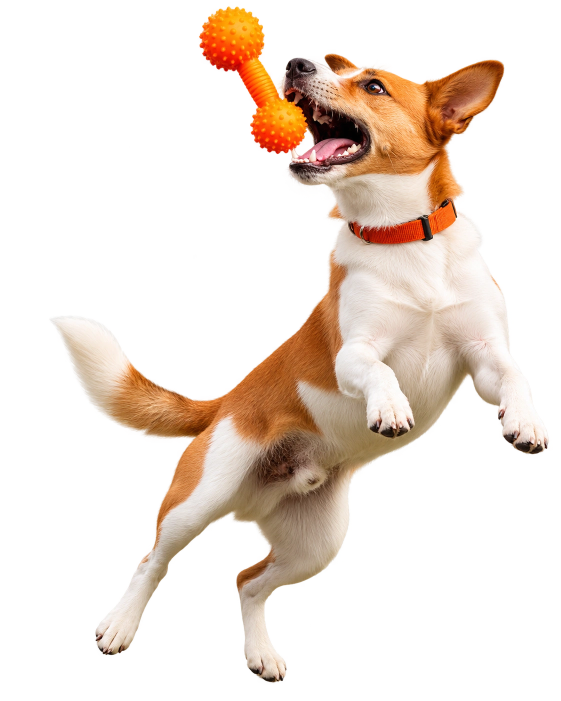
#> input picture site/assets/hero-dog.webp, 1122 x 1402 px, found by its file name (shown at 1/2 size); its folder holds 8 pictures in this run
$ python generate_responsive_images.py
#> lines starting #> are read from the running program, lines starting #| are printed output that depends on the picture
import os
from PIL import Image

ASSETS_DIR = 'site/assets'

def resize_and_save(src_name, target_name, max_width, quality=82):
#> called with src_name = 'hero-dog.webp', target_name = 'hero-dog-400.webp', max_width = 400, quality = 82
    src_path = os.path.join(ASSETS_DIR, src_name)
    target_path = os.path.join(ASSETS_DIR, target_name)
    if not os.path.exists(src_path):
        print(f"Warning: {src_path} does not exist.")
        return

    with Image.open(src_path) as im:
#> im is the input picture: PIL image 1122x1402 RGBA; mean R, G, B, A 67, 52.6, 41.8, 73.5
        w, h = im.size
#> w = 1122; h = 1402
        if w <= max_width:
            print(f"{src_name} width ({w}) <= {max_width}, saving copy with quality {quality}...")
            new_w, new_h = w, h
        else:
            ratio = max_width / float(w)
#> ratio = 0.357
            new_w = max_width
            new_h = int(h * ratio)
#> new_h = 499
            im = im.resize((new_w, new_h), Image.Resampling.LANCZOS)
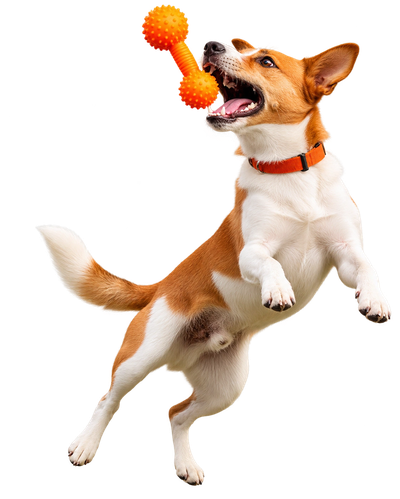
#> im: PIL image 400x499 RGBA; mean R, G, B, A 63, 48.9, 38.4, 73.5; transparent parts drawn white

        im.save(target_path, 'WEBP', quality=quality, method=6)
        new_size = os.path.getsize(target_path)
        print(f"Generated {target_name}: {new_w}x{new_h} ({new_size // 1024} KiB)")
#| Generated hero-dog-400.webp: 400x499 (33 KiB)

# 1. Hero Dog
resize_and_save('hero-dog.webp', 'hero-dog-400.webp', 400, quality=82)
resize_and_save('hero-dog.webp', 'hero-dog-700.webp', 700, quality=82)
#| Generated hero-dog-700.webp: 700x874 (84 KiB)

# 2. Products Showcase
resize_and_save('products-showcase.webp', 'products-showcase-480.webp', 480, quality=80)
resize_and_save('products-showcase.webp', 'products-showcase-960.webp', 960, quality=82)

# 3. Services
for s in ['vet', 'grooming', 'pharmacy']:
    resize_and_save(f'service-{s}.webp', f'service-{s}-400.webp', 400, quality=80)
    resize_and_save(f'service-{s}.webp', f'service-{s}-700.webp', 700, quality=82)

# 4. Reviews
resize_and_save('review-golden.webp', 'review-golden-280.webp', 280, quality=80)
resize_and_save('review-labrador.webp', 'review-labrador-280.webp', 280, quality=80)

# 5. Mini Products
for i, p in enumerate(['product-1-biscoitos', 'product-2-snacks', 'product-3-kong', 'product-4-dental'], 1):
    resize_and_save(f'{p}.webp', f'{p}-240.webp', 240, quality=80)

print("Responsive image variants generation finished!")
